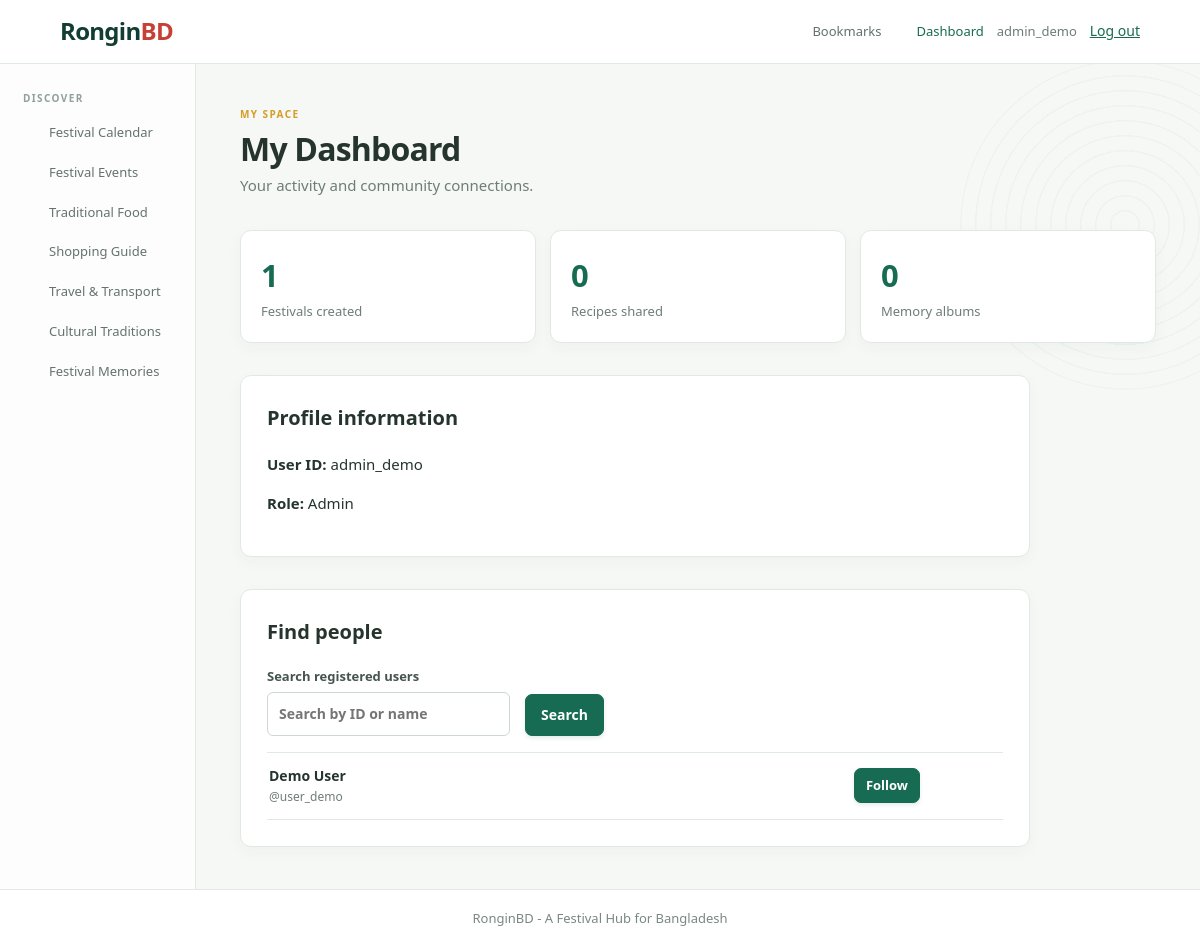
Screenshot of /pages/dashboard.php (signed in) with the database file from the repository.
### tables this page shows
CREATE TABLE `User` (
    User_ID VARCHAR(50) PRIMARY KEY,
    First_Name VARCHAR(50) NOT NULL,
    Middle_Name VARCHAR(50) NULL,
    Last_Name VARCHAR(50) NOT NULL,
    Password VARCHAR(255) NOT NULL
);

### pages/dashboard.php (the view, shortened to what this page needs)
<?php
require_once '../config/connect.php';
$id = $_SESSION['user_id'];
$counts = [];
foreach (['Festival' => 'AdminUser_ID', 'Post' => 'User_ID', 'Album' => 'User_ID'] as $table => $column) {
    $s = mysqli_prepare($connection, "SELECT COUNT(*) AS total FROM $table WHERE $column=?");
    mysqli_stmt_bind_param($s, 's', $id);
    mysqli_stmt_execute($s);
    $counts[$table] = mysqli_fetch_assoc(mysqli_stmt_get_result($s))['total'];
}
$search = trim($_GET['user_search'] ?? '');
if ($search !== '') {
    $s = mysqli_prepare($connection, 'SELECT User_ID, First_Name, Last_Name FROM `User` WHERE User_ID<>? AND (User_ID LIKE ? OR First_Name LIKE ? OR Last_Name LIKE ?) ORDER BY User_ID');
    $term = '%' . $search . '%';
    mysqli_stmt_bind_param($s, 'ssss', $id, $term, $term, $term);
    mysqli_stmt_execute($s);
    $users = mysqli_stmt_get_result($s);
} else {
    $s = mysqli_prepare($connection, 'SELECT User_ID, First_Name, Last_Name FROM `User` WHERE User_ID<>? ORDER BY User_ID LIMIT 8');
    mysqli_stmt_bind_param($s, 's', $id);
    mysqli_stmt_execute($s);
    $users = mysqli_stmt_get_result($s);
}
$following = [];
require_once '../includes/header.php';
?>
<div class="page-heading">
    <div>
        <p class="eyebrow">MY SPACE</p>
        <h1>My Dashboard</h1>
        <p>Your activity and community connections.</p>
    </div>
</div>
<section class="stats">
    <div><strong><?=$counts['Festival']?></strong><span>Festivals created</span></div>
    <div><strong><?=$counts['Post']?></strong><span>Recipes shared</span></div>
    <div><strong><?=$counts['Album']?></strong><span>Memory albums</span></div>
</section>
<section class="form-panel profile-panel">
    <h2>Profile information</h2>
    <p><b>User ID:</b> <?=htmlspecialchars($id)?></p>
    <p><b>Role:</b> <?=htmlspecialchars($_SESSION['role'])?></p>
</section>
<section class="form-panel follow-panel">
    <h2>Find people</h2>
    <form class="user-search" method="get">
        <label>Search registered users
            <input name="user_search" value="<?=htmlspecialchars($search)?>" placeholder="Search by ID or name">
        </label>
        <button>Search</button>
    </form>
    <div class="user-list">
        <?php while($user=mysqli_fetch_assoc($users)): ?>
            <div class="user-row">
                <span>
                    <b><?=htmlspecialchars($user['First_Name'].' '.$user['Last_Name'])?></b>
                    <small>@<?=htmlspecialchars($user['User_ID'])?></small>
                </span>
                <form method="post" action="../actions/follow_action.php">
                    <?php if(in_array($user['User_ID'],$following,true)):?>
                        <input type="hidden" name="action" value="unfollow">
                        <button class="secondary">Unfollow</button>
                    <?php else:?>
                        <button>Follow</button>
                    <?php endif;?>
                </form>
            </div>
        <?php endwhile;?>
    </div>
</section>
<?php require_once '../includes/footer.php'; ?>

### assets/css/style.css (style rules this page uses)
:root { --green:#176b52;--deep:#123d32;--red:#c64035;--gold:#d59c27;--ink:#25352e;--muted:#6e7d76;--soft:#f6f8f6;--line:#e1e9e3;--card:#fff }
* { box-sizing:border-box }
body { margin:0;background:var(--soft);color:var(--ink);font:15px/1.6 "Segoe UI",Arial,sans-serif }
body:before { content:"";position:fixed;right:-90px;top:60px;width:330px;height:330px;pointer-events:none;opacity:.035;background:repeating-radial-gradient(circle,transparent 0 13px,var(--green) 14px 15px);border-radius:50%;z-index:-1 }
.menu-label,.eyebrow { margin:0 0 8px;padding:0 10px;font-size:10px;letter-spacing:1.4px;font-weight:650;color:#91a098 }
.eyebrow { padding:0;color:var(--gold) }
.page-heading { display:flex;justify-content:space-between;align-items:center;gap:20px;margin-bottom:28px }
.page-heading h1 { margin:1px 0;font-size:32px;line-height:1.2;letter-spacing:-.8px;font-weight:650 }
.page-heading p:not(.eyebrow) { margin:5px 0;color:var(--muted) }
.button,button { border:1px solid var(--green);background:var(--green);color:#fff;padding:9px 15px;border-radius:7px;font:inherit;font-size:14px;font-weight:600;cursor:pointer;text-decoration:none;box-shadow:0 2px 4px #176b5220;transition:background .15s,transform .15s }
.card,.form-panel,.stats div,.content-detail { background:var(--card);border:1px solid var(--line);border-radius:11px;padding:20px;box-shadow:0 5px 16px #183b2a09 }
.date,small,.muted { color:var(--muted) }
.form-panel { max-width:790px;margin-top:32px;padding:26px }
.form-panel h2 { margin:0 0 18px;font-size:20px;font-weight:650 }
.form-panel form { display:grid;grid-template-columns:1fr 1fr;gap:15px }
.form-panel label:last-of-type,.form-panel textarea,.access-select { grid-column:1/-1 }
label { display:grid;gap:5px;font-size:13px;font-weight:600;color:#46544e }
input,textarea,select { width:100%;padding:10px 11px;border:1px solid #ccd8d0;border-radius:6px;font:inherit;font-size:14px;color:var(--ink);background:#fff;outline:none }
.stats { display:grid;grid-template-columns:repeat(3,1fr);gap:14px }
.stats strong,.stats span { display:block }
.stats strong { font-size:31px;font-weight:650;color:var(--green) }
.stats span { font-size:13px;color:var(--muted) }
.user-search { display:flex!important;grid-template-columns:1fr auto!important;align-items:end }
.user-list { margin-top:16px;border-top:1px solid var(--line) }
.user-row { display:flex;justify-content:space-between;align-items:center;padding:12px 2px;border-bottom:1px solid var(--line) }
.user-row span { display:grid;font-size:14px }
.user-row small { font-size:12px }
.user-row button { padding:6px 11px;font-size:13px }

### rows the page displays
user: First_Name+Last_Name "Demo User", User_ID "user_demo", shows "Follow"

### other values shown
$_SESSION['user_id'] "admin_demo"
$nav_item[1] "Festival Calendar"
$nav_item[1] "Festival Events"
$nav_item[1] "Traditional Food"
$nav_item[1] "Shopping Guide"
$nav_item[1] "Travel & Transport"
$nav_item[1] "Cultural Traditions"
$nav_item[1] "Festival Memories"
$counts['Festival'] "1"
$counts['Post'] "0"
$counts['Album'] "0"
$id "admin_demo"
$_SESSION['role'] "Admin"
